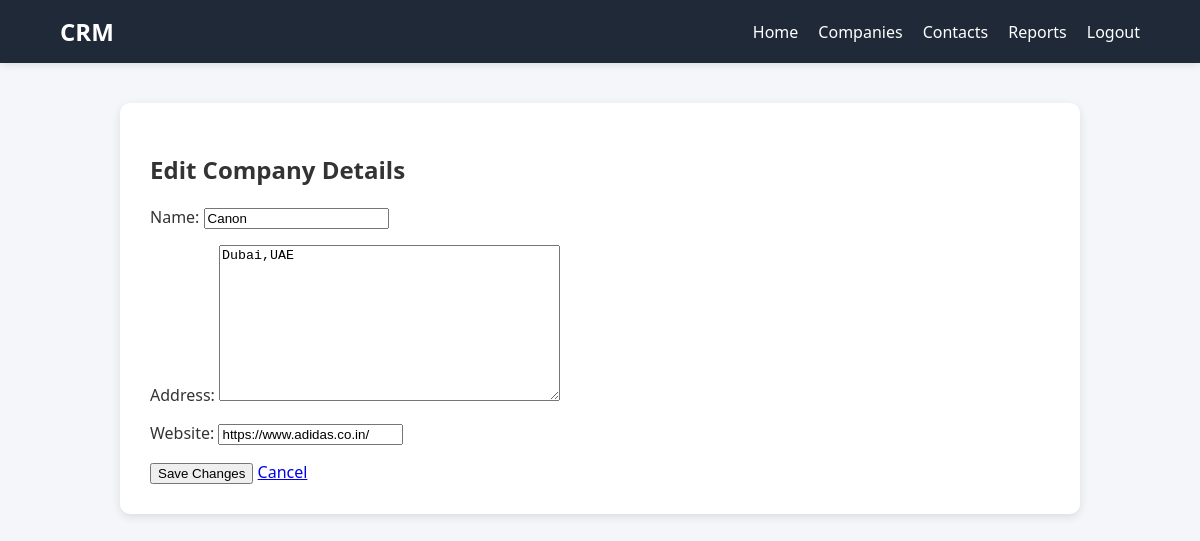
The app's page /companies/2/edit/ (signed in) with its own data.
### crm_app/models.py (models this page shows, shortened)
class Company(models.Model):
    owner = models.ForeignKey(User, on_delete=models.CASCADE)
    name = models.CharField(max_length=200)
    address = models.TextField(blank=True)
    website = models.URLField(blank=True)

### crm_app/views.py (the view)
# urls.py: path('companies/<int:pk>/edit/', views.edit_company, name='edit_company'),
def edit_company(request, pk):
    company = get_object_or_404(Company, pk=pk)
    if request.method == "POST":
        form = CompanyForm(request.POST, instance=company)
        if form.is_valid():
            form.save()
            return redirect('company_detail', pk=company.pk)
    else:
        form = CompanyForm(instance=company)
    return render(request, 'edit_company.html', {'form': form, 'company': company})

### crm_app/forms.py
class CompanyForm(forms.ModelForm):
    class Meta:
        model = Company
        fields = ['name', 'address', 'website']

### crm_app/templates/edit_company.html (shortened to what this page needs)
{% extends 'base.html' %}
{% block content %}
<div class="container mt-5">
  <div class="card shadow-sm p-4 rounded-3">
    <h2 class="mb-4 text-center text-primary">Edit Company Details</h2>
    <form method="post" class="needs-validation" novalidate>
      {{ form.as_p }}
      <div class="d-flex justify-content-center gap-3 mt-3">
        <button type="submit" class="btn btn-success px-4">Save Changes</button>
        <a href="{% url 'company_detail' company.id %}" class="btn btn-secondary px-4">Cancel</a>
      </div>
    </form>
  </div>
</div>
{% endblock %}

### crm_app/static/css/base.css (style rules this page uses)
body { font-family: 'Segoe UI', Tahoma, Geneva, Verdana, sans-serif; margin: 0; background-color: #f4f6f9; color: #333; }

### records on screen
Company: name "Canon", address "Dubai,UAE", website "https://www.adidas.co.in/"
